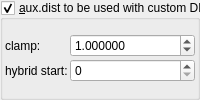
    <widget class="MyGroupBox" name="groupCheck_transf_function_enabledD_false">
     <property name="toolTip">
      <string>&lt;html&gt;&lt;head/&gt;&lt;body&gt;&lt;p&gt;Adjusts the DE every time this slot is iterated.&lt;/p&gt;&lt;p&gt;The aim is to keep these parameters as low as possible.&lt;/p&gt;&lt;p&gt;High values improve the DE, but detail is lost.&lt;/p&gt;&lt;p&gt;Occasionally a negative Offset value is used. &lt;/p&gt;&lt;/body&gt;&lt;/html&gt;</string>
     </property>
     <property name="title">
      <string>&amp;aux.dist to be used with custom DE</string>
     </property>
     <property name="checkable">
      <bool>true</bool>
     </property>
     <layout class="QVBoxLayout" name="verticalLayout_14" stretch="0">
      <property name="spacing">
       <number>2</number>
      </property>
      <property name="leftMargin">
       <number>2</number>
      </property>
      <property name="topMargin">
       <number>2</number>
      </property>
      <property name="rightMargin">
       <number>2</number>
      </property>
      <property name="bottomMargin">
       <number>2</number>
      </property>
      <item>
       <layout class="QGridLayout" name="gridLayout_25" rowstretch="0,0" columnstretch="0,1">
        <property name="spacing">
         <number>2</number>
        </property>
        <item row="0" column="0">
         <widget class="QLabel" name="label_263">
          <property name="text">
           <string>clamp:</string>
          </property>
         </widget>
        </item>
        <item row="0" column="1">
         <widget class="MyDoubleSpinBox" name="spinbox_analyticDE_offset_1">
          <property name="sizePolicy">
           <sizepolicy hsizetype="Minimum" vsizetype="Maximum">
            <horstretch>0</horstretch>
            <verstretch>0</verstretch>
           </sizepolicy>
          </property>
          <property name="toolTip">
           <string/>
          </property>
          <property name="prefix">
           <string/>
          </property>
          <property name="suffix">
           <string/>
          </property>
          <property name="decimals">
           <number>6</number>
          </property>
          <property name="minimum">
           <double>0.000001000000000</double>
          </property>
          <property name="maximum">
           <double>99.989999999999995</double>
          </property>
          <property name="singleStep">
           <double>0.100000000000000</double>
          </property>
          <property name="value">
           <double>1.000000000000000</double>
          </property>
         </widget>
        </item>
        <item row="1" column="0">
         <widget class="QLabel" name="label_264">
          <property name="text">
           <string>hybrid start:</string>
          </property>
         </widget>
        </item>
        <item row="1" column="1">
         <widget class="MySpinBox" name="spinboxInt_transf_start_iterations_E">
          <property name="sizePolicy">
           <sizepolicy hsizetype="Minimum" vsizetype="Maximum">
            <horstretch>0</horstretch>
            <verstretch>0</verstretch>
           </sizepolicy>
          </property>
          <property name="minimum">
           <number>0</number>
          </property>
          <property name="maximum">
           <number>999</number>
          </property>
          <property name="value">
           <number>0</number>
          </property>
         </widget>
        </item>
       </layout>
      </item>
     </layout>
    </widget>
